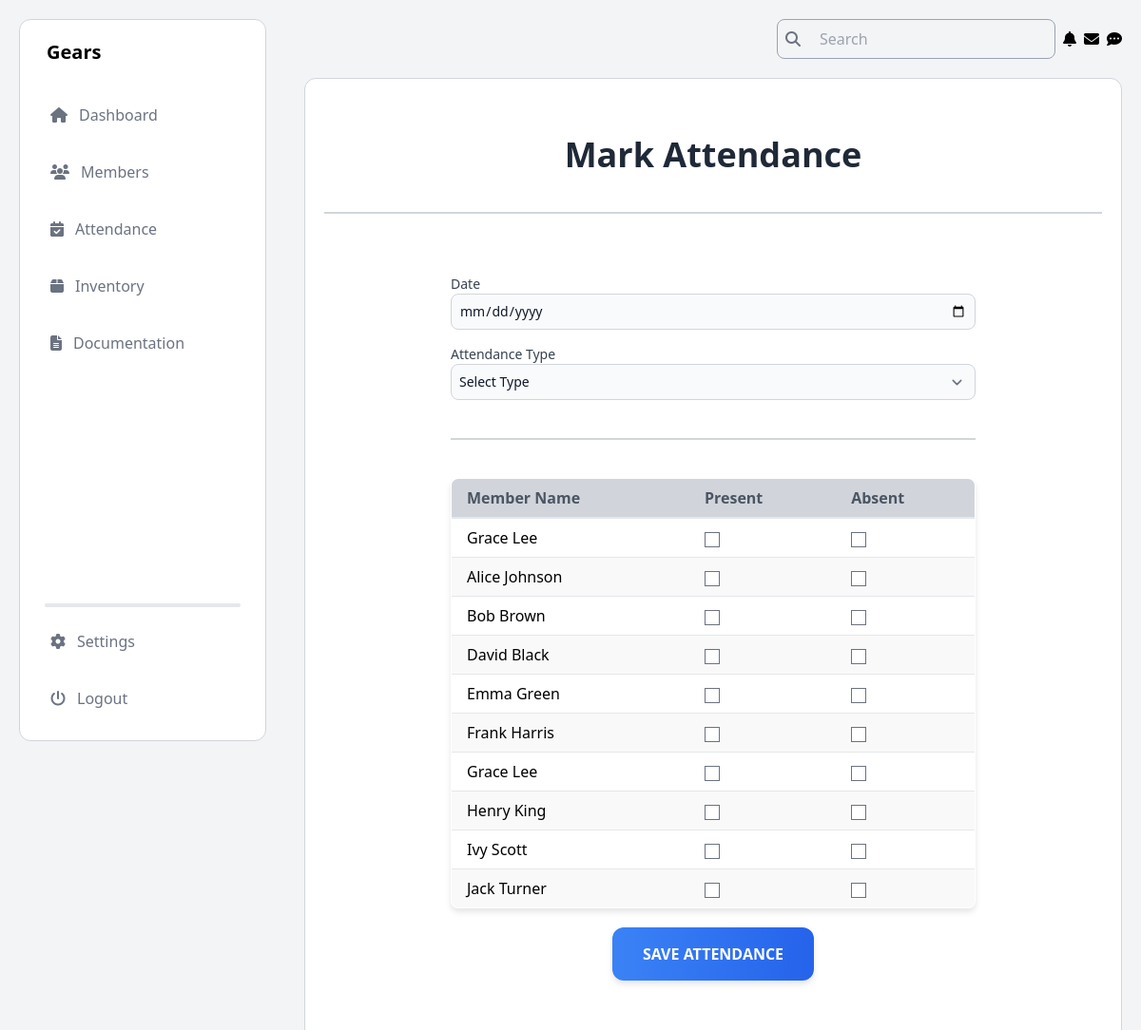
Before: /attendence_get/ with the older database file.
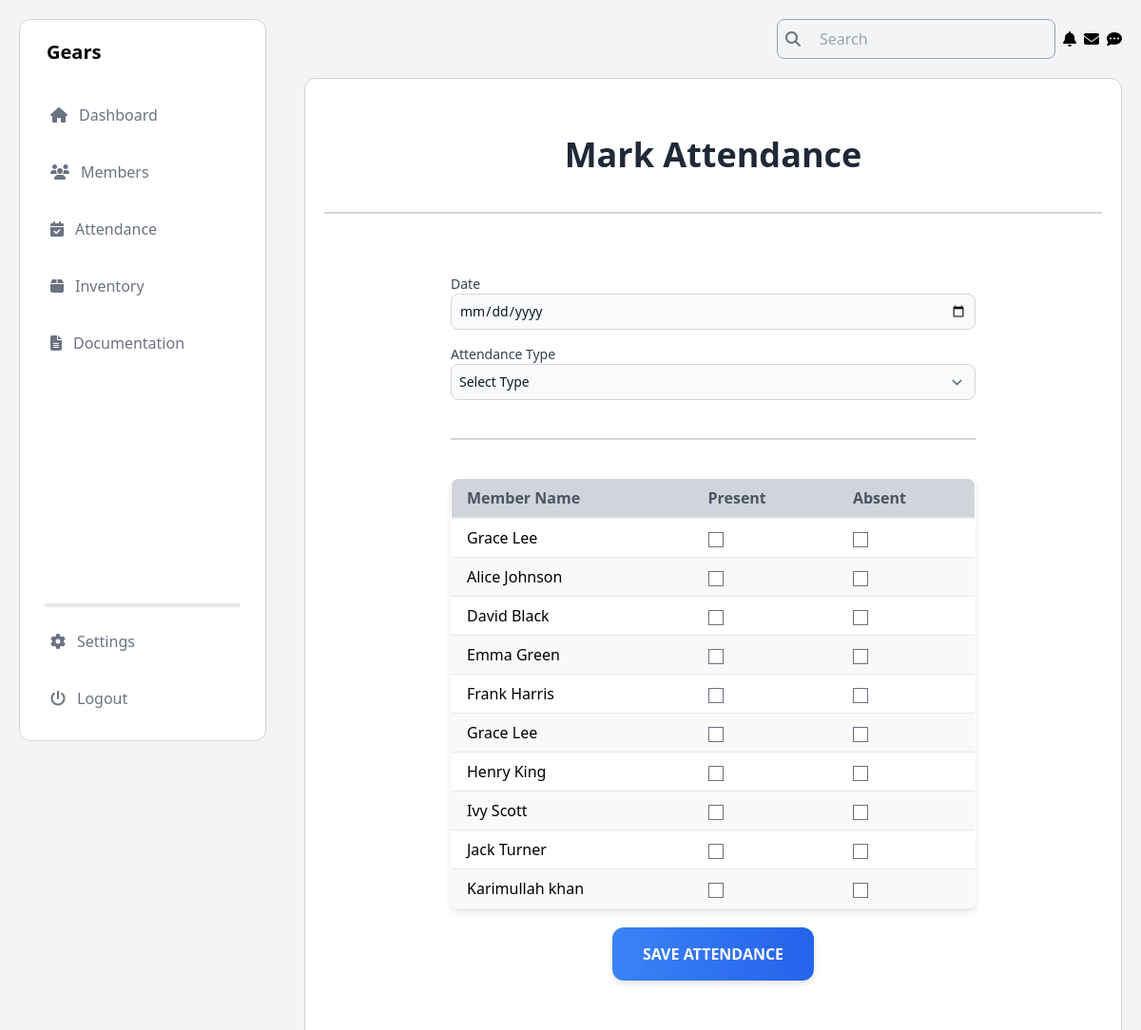
After: the same page with the newer database file.
### Members/models.py (models this page shows, shortened)
class Member(models.Model):
    CATEGORY_CHOICES = [
        ('Student', 'Student'),
        ('Alumni', 'Alumni'),
    ]
    DEPARTMENT_CHOICES = [
        ('Computer Science', 'Computer Science'),
        ('Software Engineering', 'Software Engineering'),
        ('Information Technology', 'Information Technology'),
    ]
    DESIGNATION_CHOICES = [
        ('President', 'President'),
        ('Vice President', 'Vice President'),
        ('General Secretary', 'General Secretary'),
        ('Information Secretary', 'Information Secretary'),
        ('Finance Secretary', 'Finance Secretary'),
        ('Media Head', 'Media Head'),
        ('Event Head', 'Event Head'),
        ('Documentation Head', 'Documentation Head'),
        ('Member', 'Member'),
    ]
    BATCH_CHOICES = [
        ('SP-25', 'SP-25'),
        ('FA-25', 'FA-25'),
        ('SP-24', 'SP-24'),
        ('FA-24', 'FA-24'),
        ('FA-23', 'FA-23'),
        ('SP-23', 'SP-23'),
        ('FA-22', 'FA-22'),
        ('SP-22', 'SP-22'),
        ('FA-21', 'FA-21'),
        ('SP-21', 'SP-21'),
        ('FA-20', 'FA-20'),
        ('SP-20', 'SP-20'),
        ('FA-19', 'FA-19'),
        ('SP-19', 'SP-19'),
        ('FA-18', 'FA-18'),
        ('SP-18', 'SP-18'),
        ('FA-17', 'FA-17'),
        ('SP-17', 'SP-17'),
        ('FA-16', 'FA-16'),
        ('SP-16', 'SP-16'),
    ]
    category = models.CharField(max_length=10, choices=CATEGORY_CHOICES)
    name = models.CharField(max_length=100)
    cnic = models.CharField(max_length=15)
    phone_no = models.CharField(max_length=11)
    email = models.EmailField()
    batch_year = models.CharField(max_length=10, default='FA-23')
    dept_degree = models.CharField(max_length=10, default='BSCS')
    roll_num = models.CharField(max_length=10, default='000')
    department = models.CharField(max_length=50, choices=DEPARTMENT_CHOICES)
    batch = models.CharField(max_length=10, choices=BATCH_CHOICES, default='FA-23')
    address = models.CharField(max_length=255)
    joining_date = models.DateField()
    designation = models.CharField(max_length=50, choices=DESIGNATION_CHOICES)

### Members/views.py (the view, shortened to what this page needs)
# urls.py: path('attendence_get/', views.mark_attendence, name='attendance_mark'),
def mark_attendence(request):
    today = timezone.now().date()
    members = Member.objects.all()
    return render(request, 'Members/mark_attendence.html', {'today': today, 'members': members})

### Members/templates/Members/mark_attendence.html (shortened to what this page needs)
{% load static tailwind_tags %}
<!DOCTYPE html>
<html lang="en">
<head>
    <link rel="stylesheet" href="https://cdnjs.cloudflare.com/ajax/libs/font-awesome/6.6.0/css/all.min.css" />
    {% tailwind_css %}
    <link rel="stylesheet" href="https://cdnjs.cloudflare.com/ajax/libs/toastr.js/2.1.4/toastr.min.css">
</head>
<body class="flex bg-gray-100">
    <aside class="h-screen w-1/4 p-5 fixed">
      {% include "Dashboard/admin_nav.html" %}
    </aside>
    <section class="h-screen w-3/4 p-5 absolute inset-y-0 right-0">
      {% include "Dashboard/admin_header.html" %}
    <main class="mt-5 text-black bg-white rounded-xl border border-gray-300 px-5 py-10">
        <h1 class="mt-5 font-bold text-center text-4xl text-gray-800 mb-8">
            Mark Attendance
        </h1>
        <hr class="my-10 border border-gray-300" />
        <div class="form-container mb-10">
            <form action="{% url 'attendance_mark' %}" method="POST">
                <div class="mb-4">
                    <label for="date" class="block text-sm font-medium text-gray-700">Date</label>
                    <input type="date" id="date" name="date" value="{{ today }}" required
                        class="bg-gray-50 border border-gray-300 text-gray-900 text-sm rounded-lg focus:ring-blue-500 focus:border-blue-500 block w-full p-2" />
                </div>
                <div class="mb-4">
                    <label for="attendance_type" class="block text-sm font-medium text-gray-700">Attendance Type</label>
                    <select id="attendance_type" name="attendance_type" required
                        class="bg-gray-50 border border-gray-300 text-gray-900 text-sm rounded-lg focus:ring-blue-500 focus:border-blue-500 block w-full p-2">
                        <option value="" disabled selected>Select Type</option>
                    </select>
                </div>
                <hr class="my-10 border border-gray-300" />
                <div class="table-container">
                    <table class="min-w-full bg-white border border-gray-300">
                        <thead>
                            <tr class="w-full bg-gray-00">
                                <th class="px-4 py-2 text-left text-gray-600">Member Name</th>
                                <th class="px-4 py-2 text-left text-gray-600">Present</th>
                                <th class="px-4 py-2 text-left text-gray-600">Absent</th>
                            </tr>
                        </thead>
                        <tbody>
                            {% for member in members %}
                            <tr class="border-b">
                                <td class="px-4 py-2">{{ member.name }}</td>
                                <td class="px-4 py-2">
                                    <input type="checkbox" id="member{{ member.id }}_present" name="attendance[{{ member.id }}][Present]" class="form-checkbox">
                                </td>
                                <td class="px-4 py-2">
                                    <input type="checkbox" id="member{{ member.id }}_absent" name="attendance[{{ member.id }}][Absent]" class="form-checkbox absent-checkbox">
                                </td>
                            </tr>
                            {% endfor %}
                        </tbody>
                    </table>
                </div>
                <div class="flex justify-center mt-5">
                    <button type="submit" class="submit-button">
                        Save Attendance
                    </button>
                </div>
            </form>
        </div>
    </main>
    </section>
</body>
</html>

Changed rows visible on the page:
removed Member: name "Bob Brown"
added Member: name "Karimullah khan"
